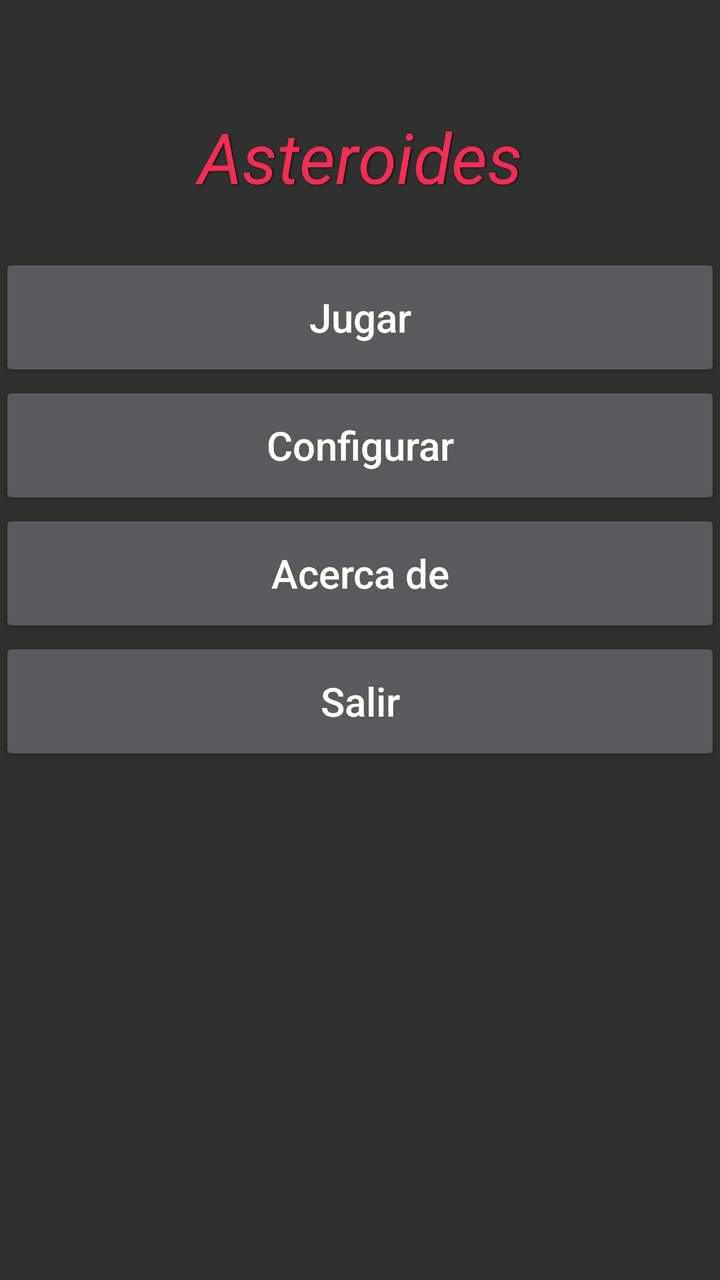
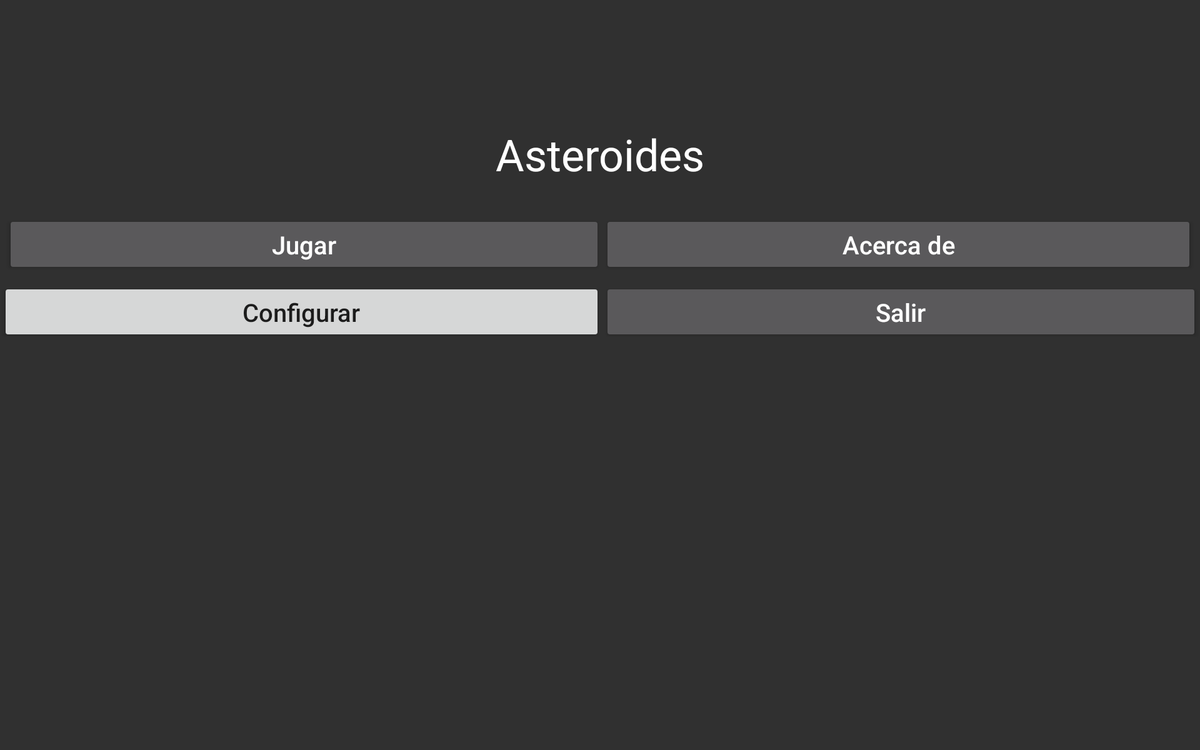

The same Android screen from two of the app's own layout files: first res/layout/ as a phone draws it, then the author's variant for another configuration, drawn on a device whose configuration selects that folder. Both files follow.
<!-- AndroidManifest.xml: activity theme TemaAsteroides -->
<!-- res/layout/activity_main.xml -->
<LinearLayout xmlns:android="http://schemas.android.com/apk/res/android"
    xmlns:tools="http://schemas.android.com/tools"
    android:layout_width="match_parent"
    android:layout_height="match_parent"
    android:paddingLeft="@dimen/activity_horizontal_margin"
    android:paddingRight="@dimen/activity_horizontal_margin"
    android:paddingTop="@dimen/activity_vertical_margin"
    android:paddingBottom="@dimen/activity_vertical_margin"
    android:background="@color/background_material_dark"
    tools:context=".MainActivity"
    android:orientation="vertical"
    android:weightSum="1">

    <TextView android:text="@string/app_name"
        style="@style/TextoAsteroides"
        android:gravity="center_horizontal"
        android:layout_marginTop="50dp" />

    <Button
        android:layout_width="fill_parent"
        android:layout_height="wrap_content"
        android:textAllCaps="false"
        android:textSize="20sp"
        android:layout_marginTop="20dp"
        android:text="@string/jugar"
        android:id="@+id/button2"
        android:layout_weight="0.05" />

    <Button
        android:layout_width="fill_parent"
        android:layout_height="wrap_content"
        android:layout_weight="0.05"
        android:textAllCaps="false"
        android:textSize="20sp"
        android:text="@string/configurar"
        android:id="@+id/button"/>

    <Button
        android:layout_width="fill_parent"
        android:layout_height="wrap_content"
        android:layout_weight="0.05"
        android:textAllCaps="false"
        android:textSize="20sp"
        android:text="@string/acercade"
        android:id="@+id/button3"
        android:onClick="lanzarAcercaDe"/>

    <Button
        android:layout_width="fill_parent"
        android:layout_height="wrap_content"
        android:layout_weight="0.05"
        android:textAllCaps="false"
        android:textSize="20sp"
        android:text="@string/salir"
        android:id="@+id/button4" />


</LinearLayout>
<!-- resources referenced by this layout -->
<resources>
  <string name="acercade">Acerca de</string>
  <string name="app_name">Asteroides</string>
  <string name="configurar">Configurar</string>
  <string name="jugar">Jugar</string>
  <string name="salir">Salir</string>
  <style name="TextoAsteroides">
          <item name="android:layout_width">match_parent</item>
          <item name="android:layout_height">wrap_content</item>
          <item name="android:textColor">#fff32e54</item>
          <item name="android:shadowColor">#bb1a060b</item>
          <item name="android:shadowRadius">1.5</item>
          <item name="android:shadowDx">2</item>
          <item name="android:shadowDy">1</item>
          <item name="android:textStyle">italic</item>
          <item name="android:textSize">35sp</item>
          <item name="android:padding">5dp</item>
      </style>
  <style name="TemaAsteroides" parent="Theme.AppCompat.NoActionBar">
          <item name="android:layout_width">match_parent</item>
          <item name="android:layout_height">wrap_content</item>
      </style>
</resources>
<!-- res/layout-large-land/activity_main.xml (the author's variant of the layout above) -->
<!-- drawn on a 7-inch tablet turned sideways -->
<LinearLayout xmlns:android="http://schemas.android.com/apk/res/android"
    xmlns:tools="http://schemas.android.com/tools"
    android:layout_width="match_parent"
    android:layout_height="match_parent"
    android:paddingLeft="@dimen/activity_horizontal_margin"
    android:paddingRight="@dimen/activity_horizontal_margin"
    android:paddingTop="@dimen/activity_vertical_margin"
    android:paddingBottom="@dimen/activity_vertical_margin"
    android:background="@color/background_material_dark"
    tools:context=".MainActivity"
    android:orientation="vertical"
    android:weightSum="1">

    <TextView android:text="@string/app_name"
        android:textColor="#ffffff"
        android:textSize="35sp"
        android:gravity="center_horizontal"
        android:layout_width="match_parent"
        android:layout_height="wrap_content"
        android:layout_marginTop="100dp" />

    <TableLayout xmlns:android="http://schemas.android.com/apk/res/android"
        android:id="@+id/tableLayout1"
        android:layout_width="fill_parent"
        android:layout_height="0dp"
        android:layout_weight="0.57">
        
        <TableRow
            android:id="@+id/tableRow1"
            android:layout_width="wrap_content"
            android:layout_height="wrap_content"
            android:padding="5dip">
            <Button
                android:layout_width="fill_parent"
                android:layout_height="wrap_content"
                android:layout_weight="0.5"
                android:textAllCaps="false"
                android:textSize="20sp"
                android:layout_marginTop="20dp"
                android:text="@string/jugar"
                android:id="@+id/button2"/>

            <Button
                android:layout_width="fill_parent"
                android:layout_height="wrap_content"
                android:layout_weight="0.5"
                android:textAllCaps="false"
                android:layout_marginTop="20dp"
                android:textSize="20sp"
                android:text="@string/acercade"
                android:id="@+id/button3" />
        </TableRow>
        <TableRow
            android:id="@+id/tableRow2"
            android:layout_width="wrap_content"
            android:layout_height="wrap_content"
            android:padding="1dip">
            <Button
                android:layout_width="fill_parent"
                android:layout_height="fill_parent"
                android:layout_weight="0.5"
                android:textAllCaps="false"
                android:textSize="20sp"
                android:text="@string/configurar"
                android:theme="@style/AppTheme"
                android:id="@+id/button"/>

            <Button
                android:layout_width="fill_parent"
                android:layout_height="wrap_content"
                android:layout_weight="0.5"
                android:textAllCaps="false"
                android:textSize="20sp"
                android:text="@string/salir"
                android:id="@+id/button4" />
        </TableRow>
    </TableLayout>


</LinearLayout>
<!-- resources referenced by the variant -->
<!-- as a 7-inch tablet turned sideways resolves them -->
<resources>
  <string name="acercade">Acerca de</string>
  <string name="app_name">Asteroides</string>
  <string name="configurar">Configurar</string>
  <string name="jugar">Jugar</string>
  <string name="salir">Salir</string>
  <style name="AppTheme" parent="Theme.AppCompat.Light.DarkActionBar">
          
      </style>
  <style name="TemaAsteroides" parent="Theme.AppCompat.NoActionBar">
          <item name="android:layout_width">match_parent</item>
          <item name="android:layout_height">wrap_content</item>
      </style>
</resources>
